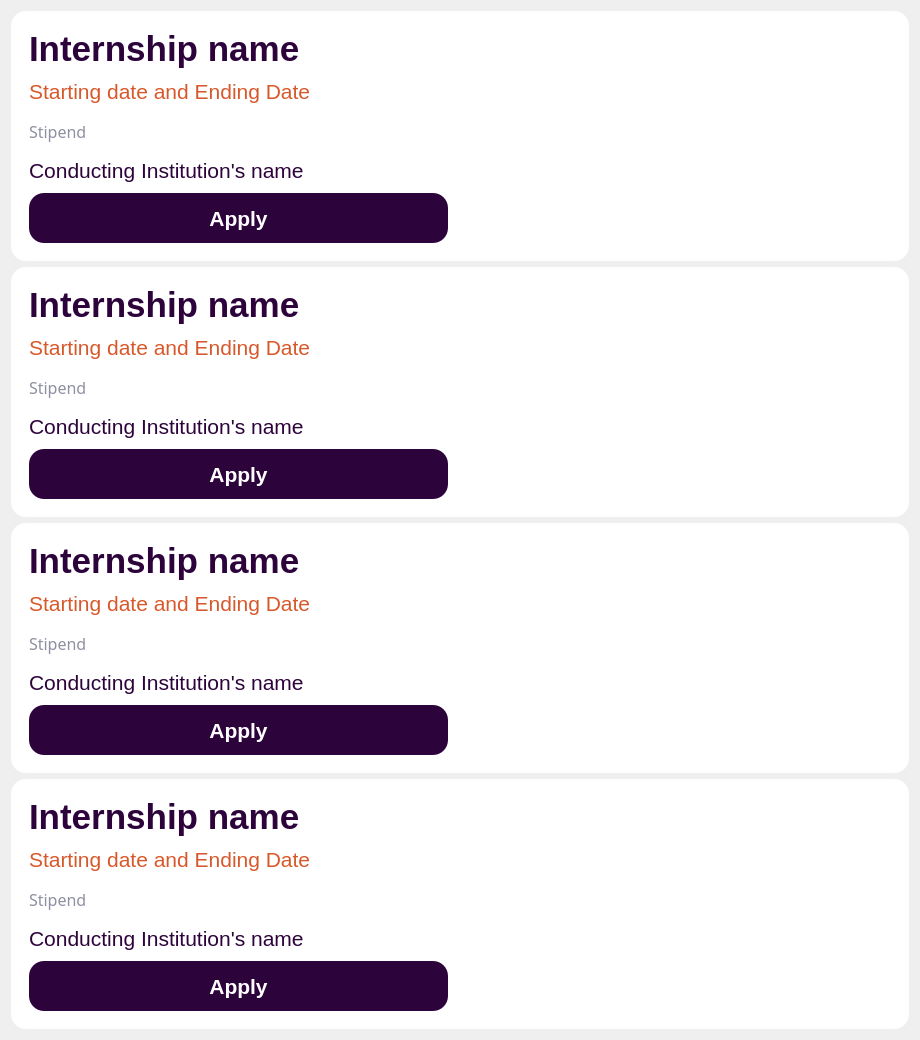
             <widget class="QWidget" name="scrollAreaWidgetContents_2">
              <property name="geometry">
               <rect>
                <x>0</x>
                <y>0</y>
                <width>920</width>
                <height>1036</height>
               </rect>
              </property>
              <layout class="QVBoxLayout" name="verticalLayout_5">
               <item>
                <widget class="QFrame" name="frame_8">
                 <property name="minimumSize">
                  <size>
                   <width>0</width>
                   <height>250</height>
                  </size>
                 </property>
                 <property name="styleSheet">
                  <string notr="true">background-color: rgb(255, 255, 255);
border-radius:15px;</string>
                 </property>
                 <property name="frameShape">
                  <enum>QFrame::StyledPanel</enum>
                 </property>
                 <property name="frameShadow">
                  <enum>QFrame::Raised</enum>
                 </property>
                 <layout class="QHBoxLayout" name="horizontalLayout_3">
                  <item>
                   <widget class="QFrame" name="frame_12">
                    <property name="frameShape">
                     <enum>QFrame::StyledPanel</enum>
                    </property>
                    <property name="frameShadow">
                     <enum>QFrame::Raised</enum>
                    </property>
                    <layout class="QVBoxLayout" name="verticalLayout_6">
                     <item>
                      <widget class="QLabel" name="label">
                       <property name="font">
                        <font>
                         <family>Leelawadee UI</family>
                         <pointsize>26</pointsize>
                         <bold>true</bold>
                        </font>
                       </property>
                       <property name="styleSheet">
                        <string notr="true">color: rgb(45, 3, 59);</string>
                       </property>
                       <property name="text">
                        <string>Internship name</string>
                       </property>
                      </widget>
                     </item>
                     <item>
                      <widget class="QLabel" name="label_3">
                       <property name="font">
                        <font>
                         <family>Leelawadee UI</family>
                         <pointsize>16</pointsize>
                        </font>
                       </property>
                       <property name="styleSheet">
                        <string notr="true">color: rgb(215, 89, 43);</string>
                       </property>
                       <property name="text">
                        <string>Starting date and Ending Date</string>
                       </property>
                      </widget>
                     </item>
                     <item>
                      <widget class="QLabel" name="label_4">
                       <property name="font">
                        <font>
                         <family>Leelawadee</family>
                         <pointsize>12</pointsize>
                        </font>
                       </property>
                       <property name="styleSheet">
                        <string notr="true">color: rgb(142, 144, 161);</string>
                       </property>
                       <property name="text">
                        <string>Stipend</string>
                       </property>
                      </widget>
                     </item>
                     <item>
                      <widget class="QLabel" name="label_5">
                       <property name="font">
                        <font>
                         <family>Leelawadee UI</family>
                         <pointsize>16</pointsize>
                        </font>
                       </property>
                       <property name="styleSheet">
                        <string notr="true">color: rgb(45, 3, 59);</string>
                       </property>
                       <property name="text">
                        <string>Conducting Institution's name</string>
                       </property>
                      </widget>
                     </item>
                     <item>
                      <widget class="QPushButton" name="pushButton_8">
                       <property name="minimumSize">
                        <size>
                         <width>0</width>
                         <height>50</height>
                        </size>
                       </property>
                       <property name="font">
                        <font>
                         <family>Leelawadee UI</family>
                         <pointsize>16</pointsize>
                         <bold>true</bold>
                        </font>
                       </property>
                       <property name="cursor">
                        <cursorShape>PointingHandCursor</cursorShape>
                       </property>
                       <property name="styleSheet">
                        <string notr="true">background-color: rgb(45, 3, 59);
color: rgb(255, 255, 255);</string>
                       </property>
                       <property name="text">
                        <string>Apply</string>
                       </property>
                      </widget>
                     </item>
                    </layout>
                   </widget>
                  </item>
                  <item>
                   <widget class="QPushButton" name="pushButton">
                    <property name="minimumSize">
                     <size>
                      <width>0</width>
                      <height>170</height>
                     </size>
                    </property>
                    <property name="styleSheet">
                     <string notr="true">image: url(:/images/media/How-do-hackathons-work.png);</string>
                    </property>
                    <property name="text">
                     <string/>
                    </property>
                   </widget>
                  </item>
                 </layout>
                </widget>
               </item>
               <item>
                <widget class="QFrame" name="frame_10">
                 <property name="minimumSize">
                  <size>
                   <width>0</width>
                   <height>250</height>
                  </size>
                 </property>
                 <property name="styleSheet">
                  <string notr="true">background-color: rgb(255, 255, 255);
border-radius:15px;</string>
                 </property>
                 <property name="frameShape">
                  <enum>QFrame::StyledPanel</enum>
                 </property>
                 <property name="frameShadow">
                  <enum>QFrame::Raised</enum>
                 </property>
                 <layout class="QHBoxLayout" name="horizontalLayout_5">
                  <item>
                   <widget class="QFrame" name="frame_14">
                    <property name="frameShape">
                     <enum>QFrame::StyledPanel</enum>
                    </property>
                    <property name="frameShadow">
                     <enum>QFrame::Raised</enum>
                    </property>
                    <layout class="QVBoxLayout" name="verticalLayout_8">
                     <item>
                      <widget class="QLabel" name="label_9">
                       <property name="font">
                        <font>
                         <family>Leelawadee UI</family>
                         <pointsize>26</pointsize>
                         <bold>true</bold>
                        </font>
                       </property>
                       <property name="styleSheet">
                        <string notr="true">color: rgb(45, 3, 59);</string>
                       </property>
                       <property name="text">
                        <string>Internship name</string>
                       </property>
                      </widget>
                     </item>
                     <item>
                      <widget class="QLabel" name="label_10">
                       <property name="font">
                        <font>
                         <family>Leelawadee UI</family>
                         <pointsize>16</pointsize>
                        </font>
                       </property>
                       <property name="styleSheet">
                        <string notr="true">color: rgb(215, 89, 43);</string>
                       </property>
                       <property name="text">
                        <string>Starting date and Ending Date</string>
                       </property>
                      </widget>
                     </item>
                     <item>
                      <widget class="QLabel" name="label_11">
                       <property name="font">
                        <font>
                         <family>Leelawadee</family>
                         <pointsize>12</pointsize>
                        </font>
                       </property>
                       <property name="styleSheet">
                        <string notr="true">color: rgb(142, 144, 161);</string>
                       </property>
                       <property name="text">
                        <string>Stipend</string>
                       </property>
                      </widget>
                     </item>
                     <item>
                      <widget class="QLabel" name="label_12">
                       <property name="font">
                        <font>
                         <family>Leelawadee UI</family>
                         <pointsize>16</pointsize>
                        </font>
                       </property>
                       <property name="styleSheet">
                        <string notr="true">color: rgb(45, 3, 59);</string>
                       </property>
                       <property name="text">
                        <string>Conducting Institution's name</string>
                       </property>
                      </widget>
                     </item>
                     <item>
                      <widget class="QPushButton" name="pushButton_10">
                       <property name="minimumSize">
                        <size>
                         <width>0</width>
                         <height>50</height>
                        </size>
                       </property>
                       <property name="font">
                        <font>
                         <family>Leelawadee UI</family>
                         <pointsize>16</pointsize>
                         <bold>true</bold>
                        </font>
                       </property>
                       <property name="cursor">
                        <cursorShape>PointingHandCursor</cursorShape>
                       </property>
                       <property name="styleSheet">
                        <string notr="true">background-color: rgb(45, 3, 59);
color: rgb(255, 255, 255);</string>
                       </property>
                       <property name="text">
                        <string>Apply</string>
                       </property>
                      </widget>
                     </item>
                    </layout>
                   </widget>
                  </item>
                  <item>
                   <widget class="QPushButton" name="pushButton_3">
                    <property name="minimumSize">
                     <size>
                      <width>0</width>
                      <height>170</height>
                     </size>
                    </property>
                    <property name="styleSheet">
                     <string notr="true">image: url(:/images/media/How-do-hackathons-work.png);</string>
                    </property>
                    <property name="text">
                     <string/>
                    </property>
                   </widget>
                  </item>
                 </layout>
                </widget>
               </item>
               <item>
                <widget class="QFrame" name="frame_9">
                 <property name="minimumSize">
                  <size>
                   <width>0</width>
                   <height>250</height>
                  </size>
                 </property>
                 <property name="styleSheet">
                  <string notr="true">background-color: rgb(255, 255, 255);
border-radius:15px;</string>
                 </property>
                 <property name="frameShape">
                  <enum>QFrame::StyledPanel</enum>
                 </property>
                 <property name="frameShadow">
                  <enum>QFrame::Raised</enum>
                 </property>
                 <layout class="QHBoxLayout" name="horizontalLayout_4">
                  <item>
                   <widget class="QFrame" name="frame_13">
                    <property name="frameShape">
                     <enum>QFrame::StyledPanel</enum>
                    </property>
                    <property name="frameShadow">
                     <enum>QFrame::Raised</enum>
                    </property>
                    <layout class="QVBoxLayout" name="verticalLayout_7">
                     <item>
                      <widget class="QLabel" name="label_2">
                       <property name="font">
                        <font>
                         <family>Leelawadee UI</family>
                         <pointsize>26</pointsize>
                         <bold>true</bold>
                        </font>
                       </property>
                       <property name="styleSheet">
                        <string notr="true">color: rgb(45, 3, 59);</string>
                       </property>
                       <property name="text">
                        <string>Internship name</string>
                       </property>
                      </widget>
                     </item>
                     <item>
                      <widget class="QLabel" name="label_6">
                       <property name="font">
                        <font>
                         <family>Leelawadee UI</family>
                         <pointsize>16</pointsize>
                        </font>
                       </property>
                       <property name="styleSheet">
                        <string notr="true">color: rgb(215, 89, 43);</string>
                       </property>
                       <property name="text">
                        <string>Starting date and Ending Date</string>
                       </property>
                      </widget>
                     </item>
                     <item>
                      <widget class="QLabel" name="label_7">
                       <property name="font">
                        <font>
                         <family>Leelawadee</family>
                         <pointsize>12</pointsize>
                        </font>
                       </property>
                       <property name="styleSheet">
                        <string notr="true">color: rgb(142, 144, 161);</string>
                       </property>
                       <property name="text">
                        <string>Stipend</string>
                       </property>
                      </widget>
                     </item>
                     <item>
                      <widget class="QLabel" name="label_8">
                       <property name="font">
                        <font>
                         <family>Leelawadee UI</family>
                         <pointsize>16</pointsize>
                        </font>
                       </property>
                       <property name="styleSheet">
                        <string notr="true">color: rgb(45, 3, 59);</string>
                       </property>
                       <property name="text">
                        <string>Conducting Institution's name</string>
                       </property>
                      </widget>
                     </item>
                     <item>
                      <widget class="QPushButton" name="pushButton_9">
                       <property name="minimumSize">
                        <size>
                         <width>0</width>
                         <height>50</height>
                        </size>
                       </property>
                       <property name="font">
                        <font>
                         <family>Leelawadee UI</family>
                         <pointsize>16</pointsize>
                         <bold>true</bold>
                        </font>
                       </property>
                       <property name="cursor">
                        <cursorShape>PointingHandCursor</cursorShape>
                       </property>
                       <property name="styleSheet">
                        <string notr="true">background-color: rgb(45, 3, 59);
color: rgb(255, 255, 255);</string>
                       </property>
                       <property name="text">
                        <string>Apply</string>
                       </property>
                      </widget>
                     </item>
                    </layout>
                   </widget>
                  </item>
                  <item>
                   <widget class="QPushButton" name="pushButton_2">
                    <property name="minimumSize">
                     <size>
                      <width>0</width>
                      <height>170</height>
                     </size>
                    </property>
                    <property name="styleSheet">
                     <string notr="true">image: url(:/images/media/How-do-hackathons-work.png);</string>
                    </property>
                    <property name="text">
                     <string/>
                    </property>
                   </widget>
                  </item>
                 </layout>
                </widget>
               </item>
               <item>
                <widget class="QFrame" name="frame_11">
                 <property name="minimumSize">
                  <size>
                   <width>0</width>
                   <height>250</height>
                  </size>
                 </property>
                 <property name="styleSheet">
                  <string notr="true">background-color: rgb(255, 255, 255);
border-radius:15px;</string>
                 </property>
                 <property name="frameShape">
                  <enum>QFrame::StyledPanel</enum>
                 </property>
                 <property name="frameShadow">
                  <enum>QFrame::Raised</enum>
                 </property>
                 <layout class="QHBoxLayout" name="horizontalLayout_6">
                  <item>
                   <widget class="QFrame" name="frame_16">
                    <property name="frameShape">
                     <enum>QFrame::StyledPanel</enum>
                    </property>
                    <property name="frameShadow">
                     <enum>QFrame::Raised</enum>
                    </property>
                    <layout class="QVBoxLayout" name="verticalLayout_9">
                     <item>
                      <widget class="QLabel" name="label_13">
                       <property name="font">
                        <font>
                         <family>Leelawadee UI</family>
                         <pointsize>26</pointsize>
                         <bold>true</bold>
                        </font>
                       </property>
                       <property name="styleSheet">
                        <string notr="true">color: rgb(45, 3, 59);</string>
                       </property>
                       <property name="text">
                        <string>Internship name</string>
                       </property>
                      </widget>
                     </item>
                     <item>
                      <widget class="QLabel" name="label_14">
                       <property name="font">
                        <font>
                         <family>Leelawadee UI</family>
                         <pointsize>16</pointsize>
                        </font>
                       </property>
                       <property name="styleSheet">
                        <string notr="true">color: rgb(215, 89, 43);</string>
                       </property>
                       <property name="text">
                        <string>Starting date and Ending Date</string>
                       </property>
                      </widget>
                     </item>
                     <item>
                      <widget class="QLabel" name="label_15">
                       <property name="font">
                        <font>
                         <family>Leelawadee</family>
                         <pointsize>12</pointsize>
                        </font>
                       </property>
                       <property name="styleSheet">
                        <string notr="true">color: rgb(142, 144, 161);</string>
                       </property>
                       <property name="text">
                        <string>Stipend</string>
                       </property>
                      </widget>
                     </item>
                     <item>
                      <widget class="QLabel" name="label_16">
                       <property name="font">
                        <font>
                         <family>Leelawadee UI</family>
                         <pointsize>16</pointsize>
                        </font>
                       </property>
                       <property name="styleSheet">
                        <string notr="true">color: rgb(45, 3, 59);</string>
                       </property>
                       <property name="text">
                        <string>Conducting Institution's name</string>
                       </property>
                      </widget>
                     </item>
                     <item>
                      <widget class="QPushButton" name="pushButton_11">
                       <property name="minimumSize">
                        <size>
                         <width>0</width>
                         <height>50</height>
                        </size>
                       </property>
                       <property name="font">
                        <font>
                         <family>Leelawadee UI</family>
                         <pointsize>16</pointsize>
                         <bold>true</bold>
                        </font>
                       </property>
                       <property name="cursor">
                        <cursorShape>PointingHandCursor</cursorShape>
                       </property>
                       <property name="styleSheet">
                        <string notr="true">background-color: rgb(45, 3, 59);
color: rgb(255, 255, 255);</string>
                       </property>
                       <property name="text">
                        <string>Apply</string>
                       </property>
                      </widget>
                     </item>
                    </layout>
                   </widget>
                  </item>
                  <item>
                   <widget class="QPushButton" name="pushButton_4">
                    <property name="minimumSize">
                     <size>
                      <width>0</width>
                      <height>170</height>
                     </size>
                    </property>
                    <property name="styleSheet">
                     <string notr="true">image: url(:/images/media/How-do-hackathons-work.png);</string>
                    </property>
                    <property name="text">
                     <string/>
                    </property>
                   </widget>
                  </item>
                 </layout>
                </widget>
               </item>
              </layout>
             </widget>
